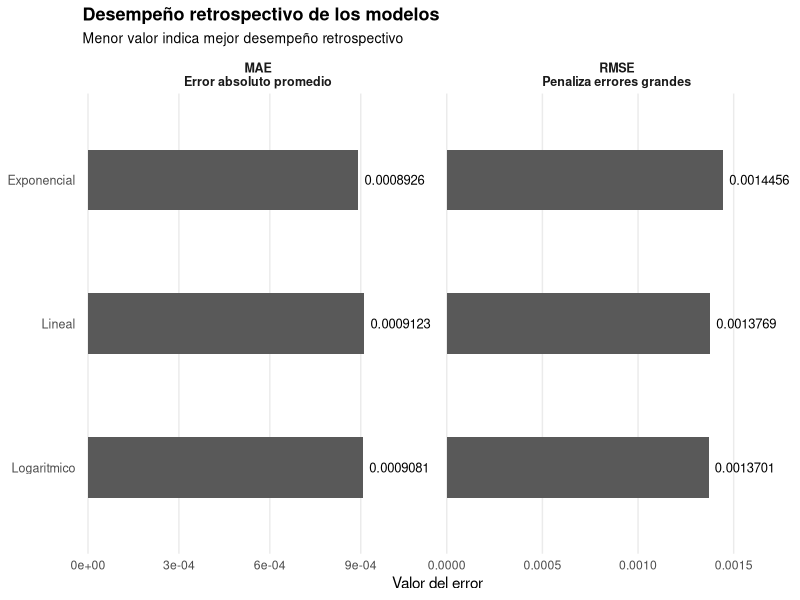
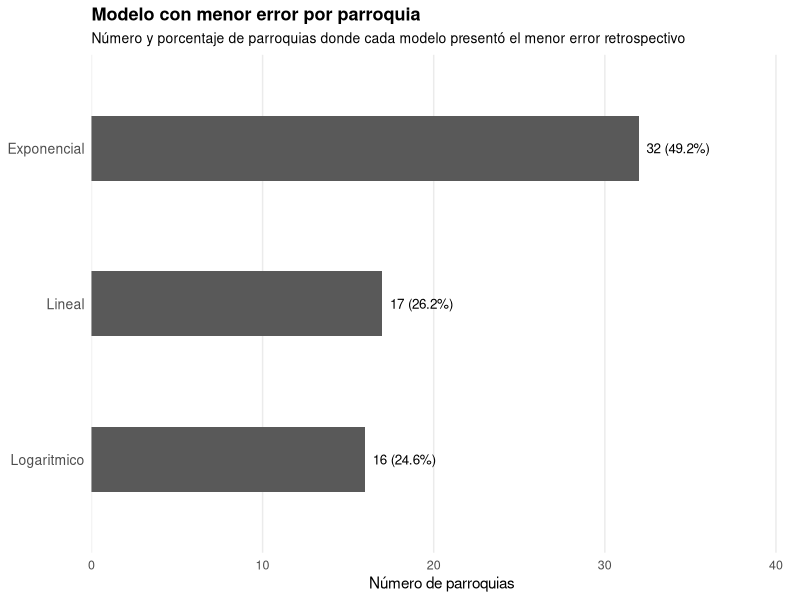
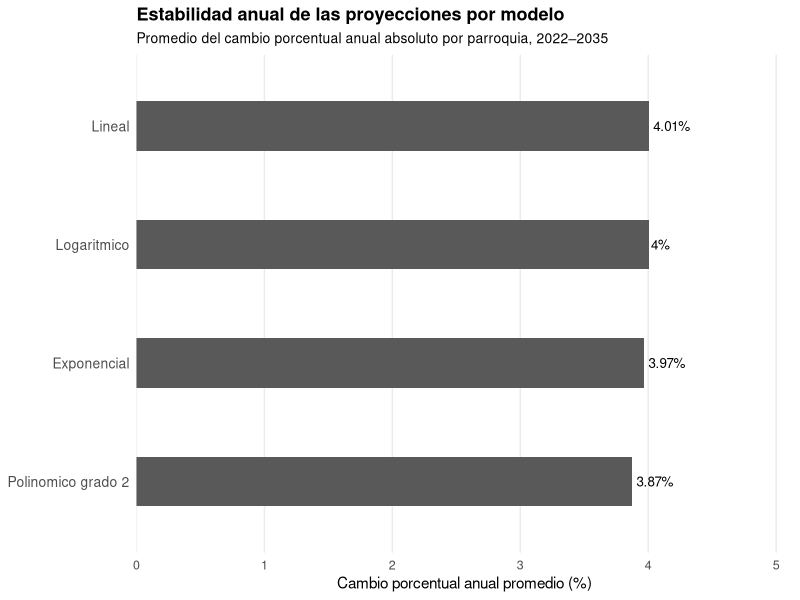
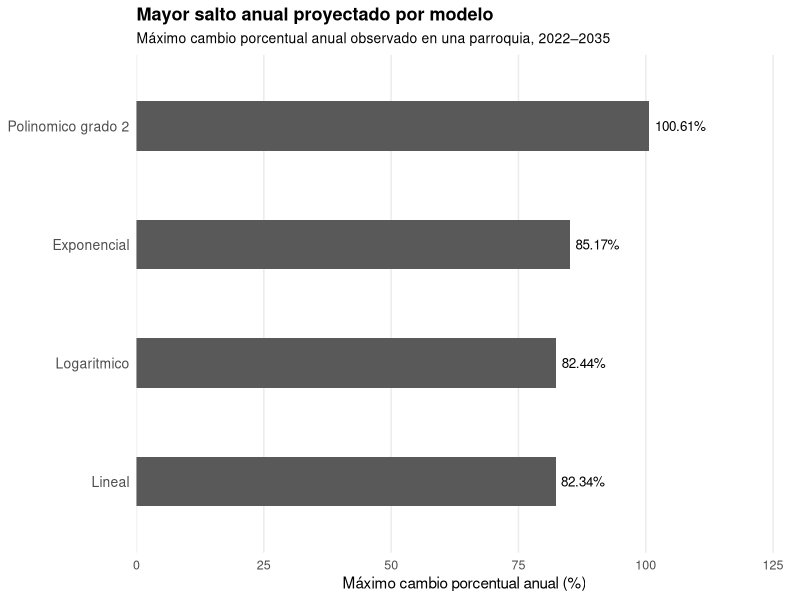

Generate these figures, in order, with R:
library(openxlsx)
library(dplyr)
library(tidyr)
library(stringr)
library(readxl)
library(writexl)
library(ggplot2)



pob_01_10_22 <- read_excel(here::here("population/pob_parroquia_final_2001_2010_2022.xlsx"))

pob_01_10_22 <- pob_01_10_22 %>%
  select(area, grupo_parroquia, pob_total_2001, pob_total_2010, pob_total_2022, prop_hombre, prop_mujer)

pob_01_10_22 <- pob_01_10_22 %>%
  filter(!is.na(grupo_parroquia))

pob_censal_larga <- pob_01_10_22 %>%
  select(area, grupo_parroquia, pob_total_2001, pob_total_2010, pob_total_2022) %>%
  pivot_longer(
    cols = starts_with("pob_total_"),
    names_to = "anio",
    values_to = "poblacion_parroquia"
  ) %>%
  mutate(
    anio = as.numeric(str_remove(anio, "pob_total_"))
  )

total_quito_censal <- pob_censal_larga %>%
  group_by(anio) %>%
  summarise(
    poblacion_quito = sum(poblacion_parroquia, na.rm = TRUE),
    .groups = "drop"
  )

pob_censal_part <- pob_censal_larga %>%
  left_join(total_quito_censal, by = "anio") %>%
  mutate(
    participacion = poblacion_parroquia / poblacion_quito
  )

proy_quito <- tibble(
  anio = c(
    2001, 2010, 2011, 2012, 2013, 2014, 2015, 2016, 2017, 2018, 2019,
    2020, 2021, 2022, 2023, 2024, 2025, 2026, 2027, 2028, 2029,
    2030, 2031, 2032, 2033, 2034, 2035
  ),
  proy_quito = c(
    1823694, 2292804, 2345150, 2396342, 2446079, 2496183, 2546687,
    2595123, 2643569, 2698654, 2752623, 2782399, 2792784,
    2804269, 2820059, 2838174, 2856667, 2875075, 2893151,
    2910700, 2927602, 2943834, 2959453, 2974544, 2988948,
    3002540, 3015497
  )
)

proy_quito_pasada <- proy_quito %>%
  filter(anio < 2022)

anios_proyeccion <- proy_quito_pasada$anio


proy_lineal <- pob_censal_part %>%
  group_by(area, grupo_parroquia) %>%
  summarise(
    intercepto = coef(lm(participacion ~ anio))[1],
    pendiente  = coef(lm(participacion ~ anio))[2],
    .groups = "drop"
  ) %>%
  crossing(anio = anios_proyeccion) %>%
  mutate(
    part_proy = intercepto + pendiente * anio,
    modelo = "Lineal"
  )

proy_exponencial <- pob_censal_part %>%
  filter(participacion > 0) %>%
  group_by(area, grupo_parroquia) %>%
  summarise(
    intercepto = coef(lm(log(participacion) ~ anio))[1],
    pendiente  = coef(lm(log(participacion) ~ anio))[2],
    .groups = "drop"
  ) %>%
  crossing(anio = anios_proyeccion) %>%
  mutate(
    part_proy = exp(intercepto + pendiente * anio),
    modelo = "Exponencial"
  )

proy_logaritmico <- pob_censal_part %>%
  group_by(area, grupo_parroquia) %>%
  summarise(
    intercepto = coef(lm(participacion ~ log(anio)))[1],
    pendiente  = coef(lm(participacion ~ log(anio)))[2],
    .groups = "drop"
  ) %>%
  crossing(anio = anios_proyeccion) %>%
  mutate(
    part_proy = intercepto + pendiente * log(anio),
    modelo = "Logaritmico"
  )

proy_polinomico <- pob_censal_part %>%
  group_by(area, grupo_parroquia) %>%
  group_modify(~{
    
    modelo_poly <- lm(participacion ~ poly(anio, 2, raw = TRUE), data = .x)
    
    tibble(
      anio = anios_proyeccion,
      part_proy = predict(
        modelo_poly,
        newdata = tibble(anio = anios_proyeccion)
      )
    )
    
  }) %>%
  ungroup() %>%
  mutate(
    modelo = "Polinomico grado 2"
  )

proyecciones_modelos <- bind_rows(
  proy_lineal,
  proy_exponencial,
  proy_logaritmico,
  proy_polinomico
)

participaciones_negativas <- proyecciones_modelos %>%
  filter(part_proy < 0) %>%
  arrange(modelo, anio, grupo_parroquia)

proyecciones_modelos_ajustadas <- proyecciones_modelos %>%
  group_by(modelo, anio) %>%
  mutate(
    suma_part_anual = sum(part_proy, na.rm = TRUE),
    part_ajustada = part_proy / suma_part_anual
  ) %>%
  ungroup()


pob_modelos <- proyecciones_modelos_ajustadas %>%
  left_join(proy_quito_pasada, by = "anio") %>%
  mutate(
    pob_proy = round(part_ajustada * proy_quito, 0)
  ) %>%
  select(
    modelo,
    area,
    grupo_parroquia,
    anio,
    part_proy,
    part_ajustada,
    proy_quito,
    pob_proy
  )

pob_modelos_ajustados <- pob_modelos %>%
  group_by(modelo, anio) %>%
  arrange(desc(pob_proy), .by_group = TRUE) %>%
  mutate(
    diferencia_redondeo = first(proy_quito) - sum(pob_proy, na.rm = TRUE),
    pob_proy_ajustada = if_else(
      row_number() == 1,
      pob_proy + diferencia_redondeo,
      pob_proy
    )
  ) %>%
  ungroup() %>%
  select(
    modelo,
    area,
    grupo_parroquia,
    anio,
    part_proy,
    part_ajustada,
    proy_quito,
    pob_proy = pob_proy_ajustada
  )

pob_modelos_ancha <- pob_modelos_ajustados %>%
  select(
    area,
    grupo_parroquia,
    anio,
    modelo,
    pob_proy
  ) %>%
  pivot_wider(
    names_from = modelo,
    values_from = pob_proy
  ) %>%
  rename(
    Polinomico_grado_2 = `Polinomico grado 2`
  ) %>%
  arrange(area, grupo_parroquia, anio)

validacion_modelos <- pob_modelos_ajustados %>%
  group_by(modelo, anio) %>%
  summarise(
    suma_parroquias = sum(pob_proy, na.rm = TRUE),
    proy_quito = first(proy_quito),
    diferencia = suma_parroquias - proy_quito,
    .groups = "drop"
  )

base_train <- pob_censal_part %>%
  filter(anio %in% c(2001, 2022))

base_real_2010 <- pob_censal_part %>%
  filter(anio == 2010) %>%
  select(
    area,
    grupo_parroquia,
    part_real_2010 = participacion,
    pob_real_2010 = poblacion_parroquia
  )

val_lineal <- base_train %>%
  group_by(area, grupo_parroquia) %>%
  summarise(
    intercepto = coef(lm(participacion ~ anio))[1],
    pendiente  = coef(lm(participacion ~ anio))[2],
    .groups = "drop"
  ) %>%
  mutate(
    anio = 2010,
    part_proy_2010 = intercepto + pendiente * anio,
    modelo = "Lineal"
  )

val_exponencial <- base_train %>%
  filter(participacion > 0) %>%
  group_by(area, grupo_parroquia) %>%
  summarise(
    intercepto = coef(lm(log(participacion) ~ anio))[1],
    pendiente  = coef(lm(log(participacion) ~ anio))[2],
    .groups = "drop"
  ) %>%
  mutate(
    anio = 2010,
    part_proy_2010 = exp(intercepto + pendiente * anio),
    modelo = "Exponencial"
  )

val_logaritmico <- base_train %>%
  group_by(area, grupo_parroquia) %>%
  summarise(
    intercepto = coef(lm(participacion ~ log(anio)))[1],
    pendiente  = coef(lm(participacion ~ log(anio)))[2],
    .groups = "drop"
  ) %>%
  mutate(
    anio = 2010,
    part_proy_2010 = intercepto + pendiente * log(anio),
    modelo = "Logaritmico"
  )

validacion_retrospectiva <- bind_rows(
  val_lineal,
  val_exponencial,
  val_logaritmico
) %>%
  group_by(modelo, anio) %>%
  mutate(
    part_ajustada_2010 = part_proy_2010 / sum(part_proy_2010, na.rm = TRUE)
  ) %>%
  ungroup() %>%
  left_join(
    base_real_2010,
    by = c("area", "grupo_parroquia")
  ) %>%
  mutate(
    error_part = part_ajustada_2010 - part_real_2010,
    error_abs_part = abs(error_part),
    error_pct_part = if_else(
      part_real_2010 > 0,
      abs(error_part / part_real_2010) * 100,
      NA_real_
    )
  )

metricas_modelos <- validacion_retrospectiva %>%
  group_by(modelo) %>%
  summarise(
    MAE_part = mean(error_abs_part, na.rm = TRUE),
    RMSE_part = sqrt(mean(error_part^2, na.rm = TRUE)),
    .groups = "drop"
  ) %>%
  arrange(MAE_part)

metricas_modelos

mejor_modelo_retrospectivo <- metricas_modelos %>%
  slice_min(MAE_part, n = 1, with_ties = FALSE)

mejor_modelo_retrospectivo

mejor_modelo_por_parroquia <- validacion_retrospectiva %>%
  group_by(area, grupo_parroquia) %>%
  slice_min(error_abs_part, n = 1, with_ties = FALSE) %>%
  ungroup() %>%
  select(
    area,
    grupo_parroquia,
    mejor_modelo_parroquia = modelo,
    part_real_2010,
    part_ajustada_2010,
    error_abs_part,
    error_pct_part
  )

conteo_mejor_modelo_parroquia <- mejor_modelo_por_parroquia %>%
  count(mejor_modelo_parroquia, name = "n_parroquias") %>%
  arrange(desc(n_parroquias))

conteo_mejor_modelo_parroquia

errores_mayores_retrospectiva <- validacion_retrospectiva %>%
  arrange(desc(error_abs_part)) %>%
  select(
    modelo,
    area,
    grupo_parroquia,
    part_real_2010,
    part_ajustada_2010,
    error_part,
    error_abs_part,
    error_pct_part
  )

metricas_modelos_larga <- metricas_modelos %>%
  pivot_longer(
    cols = c(MAE_part, RMSE_part),
    names_to = "metrica",
    values_to = "valor"
  ) %>%
  group_by(metrica) %>%
  mutate(
    limite_inferior = min(valor, na.rm = TRUE) * 0.995,
    limite_superior = max(valor, na.rm = TRUE) * 1.005
  ) %>%
  ungroup() %>%
  mutate(
    metrica = recode(
      metrica,
      MAE_part = "MAE\nError absoluto promedio",
      RMSE_part = "RMSE\nPenaliza errores grandes"
    ),
    etiqueta = format(round(valor, 7), scientific = FALSE)
  )

grafico_metricas_modelos <- ggplot(
  metricas_modelos_larga,
  aes(
    x = reorder(modelo, valor),
    y = valor
  )
) +
  geom_col(width = 0.42) +
  geom_text(
    aes(label = etiqueta),
    hjust = -0.10,
    size = 3.3
  ) +
  coord_flip() +
  facet_wrap(
    ~ metrica,
    scales = "free_x"
  ) +
  scale_y_continuous(
    expand = expansion(mult = c(0.02, 0.25))
  ) +
  labs(
    title = "Desempeño retrospectivo de los modelos",
    subtitle = "Menor valor indica mejor desempeño retrospectivo",
    x = NULL,
    y = "Valor del error"
  ) +
  theme_minimal() +
  theme(
    plot.title = element_text(face = "bold", size = 13),
    plot.subtitle = element_text(size = 10),
    strip.text = element_text(face = "bold", size = 9),
    axis.text.y = element_text(size = 9),
    panel.grid.major.y = element_blank(),
    panel.grid.minor = element_blank()
  )

grafico_metricas_modelos

conteo_mejor_modelo_parroquia_graf <- conteo_mejor_modelo_parroquia %>%
  mutate(
    porcentaje = n_parroquias / sum(n_parroquias) * 100,
    etiqueta = paste0(n_parroquias, " (", round(porcentaje, 1), "%)")
  ) %>%
  arrange(desc(n_parroquias))

grafico_mejor_modelo_parroquia <- ggplot(
  conteo_mejor_modelo_parroquia_graf,
  aes(
    x = reorder(mejor_modelo_parroquia, n_parroquias),
    y = n_parroquias
  )
) +
  geom_col(width = 0.42) +
  geom_text(
    aes(label = etiqueta),
    hjust = -0.12,
    size = 3.4
  ) +
  coord_flip() +
  scale_y_continuous(
    expand = expansion(mult = c(0, 0.28))
  ) +
  labs(
    title = "Modelo con menor error por parroquia",
    subtitle = "Número y porcentaje de parroquias donde cada modelo presentó el menor error retrospectivo",
    x = NULL,
    y = "Número de parroquias"
  ) +
  theme_minimal() +
  theme(
    plot.title = element_text(face = "bold", size = 13),
    plot.subtitle = element_text(size = 10),
    axis.text.y = element_text(size = 10),
    axis.text.x = element_text(size = 9),
    panel.grid.major.y = element_blank(),
    panel.grid.minor = element_blank()
  )

grafico_mejor_modelo_parroquia

r2_lineal <- pob_censal_part %>%
  group_by(area, grupo_parroquia) %>%
  summarise(
    R2 = summary(lm(participacion ~ anio))$r.squared,
    modelo = "Lineal",
    .groups = "drop"
  )

r2_exponencial <- pob_censal_part %>%
  filter(participacion > 0) %>%
  group_by(area, grupo_parroquia) %>%
  summarise(
    R2 = summary(lm(log(participacion) ~ anio))$r.squared,
    modelo = "Exponencial",
    .groups = "drop"
  )

r2_logaritmico <- pob_censal_part %>%
  group_by(area, grupo_parroquia) %>%
  summarise(
    R2 = summary(lm(participacion ~ log(anio)))$r.squared,
    modelo = "Logaritmico",
    .groups = "drop"
  )

r2_polinomico <- pob_censal_part %>%
  group_by(area, grupo_parroquia) %>%
  summarise(
    R2 = summary(lm(participacion ~ poly(anio, 2, raw = TRUE)))$r.squared,
    modelo = "Polinomico grado 2",
    .groups = "drop"
  )

r2_modelos <- bind_rows(
  r2_lineal,
  r2_exponencial,
  r2_logaritmico,
  r2_polinomico
)

resumen_r2_modelos <- r2_modelos %>%
  group_by(modelo) %>%
  summarise(
    R2_promedio = mean(R2, na.rm = TRUE),
    R2_mediana = median(R2, na.rm = TRUE),
    R2_min = min(R2, na.rm = TRUE),
    R2_max = max(R2, na.rm = TRUE),
    .groups = "drop"
  ) %>%
  arrange(desc(R2_promedio))

resumen_r2_modelos


pob_observada_2010 <- pob_censal_part %>%
  filter(anio == 2010) %>%
  select(
    area,
    grupo_parroquia,
    anio,
    part_serie = participacion,
    pob_serie = poblacion_parroquia
  )

pob_proyectada_2001_2022 <- pob_modelos_ajustados %>%
  select(
    modelo,
    area,
    grupo_parroquia,
    anio,
    part_serie = part_ajustada,
    pob_serie = pob_proy
  )

pob_observada_2010_por_modelo <- pob_modelos_ajustados %>%
  distinct(modelo) %>%
  crossing(pob_observada_2010)

serie_2001_2022_modelos <- bind_rows(
  pob_observada_2010_por_modelo,
  pob_proyectada_2001_2022
) %>%
  arrange(modelo, area, grupo_parroquia, anio)


estabilidad_anual <- serie_2001_2022_modelos %>%
  group_by(modelo, area, grupo_parroquia) %>%
  arrange(anio, .by_group = TRUE) %>%
  mutate(
    cambio_abs_pob = pob_serie - lag(pob_serie),
    cambio_pct_pob = if_else(
      lag(pob_serie) > 0,
      (pob_serie / lag(pob_serie) - 1) * 100,
      NA_real_
    ),
    cambio_abs_part = part_serie - lag(part_serie)
  ) %>%
  ungroup()

eval_estabilidad_modelos <- estabilidad_anual %>%
  group_by(modelo) %>%
  summarise(
    promedio_cambio_pct_anual = mean(abs(cambio_pct_pob), na.rm = TRUE),
    mediana_cambio_pct_anual = median(abs(cambio_pct_pob), na.rm = TRUE),
    max_cambio_pct_anual = max(abs(cambio_pct_pob), na.rm = TRUE),
    promedio_cambio_part_anual = mean(abs(cambio_abs_part), na.rm = TRUE),
    max_cambio_part_anual = max(abs(cambio_abs_part), na.rm = TRUE),
    .groups = "drop"
  ) %>%
  arrange(promedio_cambio_pct_anual)

eval_estabilidad_modelos

saltos_extremos_anuales <- estabilidad_anual %>%
  filter(!is.na(cambio_pct_pob)) %>%
  arrange(desc(abs(cambio_pct_pob))) %>%
  select(
    modelo,
    area,
    grupo_parroquia,
    anio,
    pob_serie,
    cambio_abs_pob,
    cambio_pct_pob,
    cambio_abs_part
  )

saltos_exponencial <- estabilidad_anual %>%
  filter(modelo == "Exponencial", !is.na(cambio_pct_pob)) %>%
  arrange(desc(abs(cambio_pct_pob))) %>%
  select(
    modelo,
    area,
    grupo_parroquia,
    anio,
    pob_serie,
    cambio_abs_pob,
    cambio_pct_pob,
    cambio_abs_part
  )

grafico_estabilidad_modelos <- ggplot(
  eval_estabilidad_modelos,
  aes(
    x = reorder(modelo, promedio_cambio_pct_anual),
    y = promedio_cambio_pct_anual
  )
) +
  geom_col(width = 0.42) +
  geom_text(
    aes(label = paste0(round(promedio_cambio_pct_anual, 2), "%")),
    hjust = -0.12,
    size = 3.4
  ) +
  coord_flip() +
  scale_y_continuous(
    expand = expansion(mult = c(0, 0.28))
  ) +
  labs(
    title = "Estabilidad anual de las proyecciones por modelo",
    subtitle = "Promedio del cambio porcentual anual absoluto por parroquia, 2022–2035",
    x = NULL,
    y = "Cambio porcentual anual promedio (%)"
  ) +
  theme_minimal() +
  theme(
    plot.title = element_text(face = "bold", size = 13),
    plot.subtitle = element_text(size = 10),
    axis.text.y = element_text(size = 10),
    axis.text.x = element_text(size = 9),
    panel.grid.major.y = element_blank(),
    panel.grid.minor = element_blank()
  )

grafico_estabilidad_modelos

grafico_saltos_maximos <- ggplot(
  eval_estabilidad_modelos,
  aes(
    x = reorder(modelo, max_cambio_pct_anual),
    y = max_cambio_pct_anual
  )
) +
  geom_col(width = 0.42) +
  geom_text(
    aes(label = paste0(round(max_cambio_pct_anual, 2), "%")),
    hjust = -0.12,
    size = 3.4
  ) +
  coord_flip() +
  scale_y_continuous(
    expand = expansion(mult = c(0, 0.28))
  ) +
  labs(
    title = "Mayor salto anual proyectado por modelo",
    subtitle = "Máximo cambio porcentual anual observado en una parroquia, 2022–2035",
    x = NULL,
    y = "Máximo cambio porcentual anual (%)"
  ) +
  theme_minimal() +
  theme(
    plot.title = element_text(face = "bold", size = 13),
    plot.subtitle = element_text(size = 10),
    axis.text.y = element_text(size = 10),
    axis.text.x = element_text(size = 9),
    panel.grid.major.y = element_blank(),
    panel.grid.minor = element_blank()
  )

grafico_saltos_maximos

modelo_final <- mejor_modelo_retrospectivo %>%
  select(modelo, MAE_part, RMSE_part)

modelo_final

nombre_modelo_final <- modelo_final$modelo[1]

pob_modelo_final <- pob_modelos_ajustados %>%
  filter(modelo == nombre_modelo_final) %>%
  arrange(area, grupo_parroquia, anio)

pob_2010_sexo_prop <- pob_01_10_22 %>%
  select(
    area,
    grupo_parroquia,
    pob_total_2010,
    prop_hombre,
    prop_mujer
  )

pob_modelo_final <- pob_modelo_final %>%
  left_join(
    pob_2010_sexo_prop %>%
      select(area, grupo_parroquia, prop_hombre, prop_mujer),
    by = c("area", "grupo_parroquia")
  ) %>%
  mutate(
    hombre = round(pob_proy * prop_hombre, 0),
    mujer = round(pob_proy * prop_mujer, 0)
  )

pob_modelo_final

write.xlsx(
  list(
    "poblacion_modelos" = pob_modelos_ajustados,
    "tabla_ancha_modelos" = pob_modelos_ancha,
    "validacion_total" = validacion_modelos,
    "metricas_retrospectivas" = metricas_modelos,
    "mejor_modelo_parroquia" = mejor_modelo_por_parroquia,
    "conteo_modelo_parroquia" = conteo_mejor_modelo_parroquia,
    "r2_modelos" = resumen_r2_modelos,
    "estabilidad_modelos" = eval_estabilidad_modelos,
    "poblacion_2010" = pob_2010_sexo_prop,
    "modelo_final" = pob_modelo_final
  ),
  here::here("population/proyeccion_parroquial_modelos.xlsx"),
  overwrite = TRUE
)
